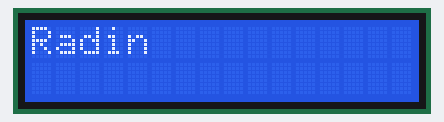
This sketch was run on a simulated Arduino Mega 2560, built with avr-gcc and run on an emulated ATmega2560. Shown: 16×2 character LCD.

Above: at 0.11 s.
At 0.73 s:
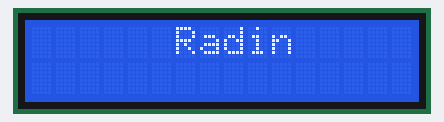
At 1.45 s:
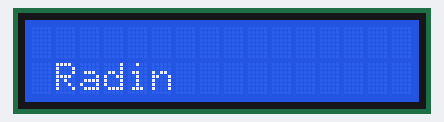
At 2.17 s:
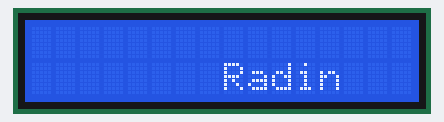
At 2.9 s:
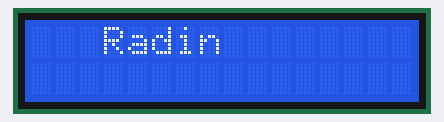

The sketch:

Q2.ino
```cpp
// include the library code:
#include <LiquidCrystal.h>
#include <Keypad.h>

const byte ROWS = 4; //four rows
const byte COLS = 4; //three columns
char keys[ROWS][COLS] = {
  {'7','8','9', '/'},
  {'4','5','6', '*'},
  {'1','2','3', '-'},
  {'o','0','=', '+'}
};
byte rowPins[ROWS] = {31, 33, 35, 37}; //connect to the row pinouts of the keypad
byte colPins[COLS] = {23, 25, 27, 29}; //connect to the column pinouts of the keypad

const int rs = 13, en = 12, d4 = 8, d5 = 9, d6 = 10, d7 = 11;

Keypad keypad = Keypad( makeKeymap(keys), rowPins, colPins, ROWS, COLS );
LiquidCrystal lcd(rs, en, d4, d5, d6, d7);

byte col = 0;
byte row = 0;

void setup() {
  lcd.begin(16, 2);
  lcd.clear();
}

void loop() {
  lcd.clear();
  lcd.setCursor(col, row);
  lcd.print("Radin");

  col++;
  if (col == 12)
  {
    col = 0;
    row = 1 - row;
  }

  delay(100);

}
```

Measured:
- by itself, everything shown: repeats every 2.5 s, in 24 steps
